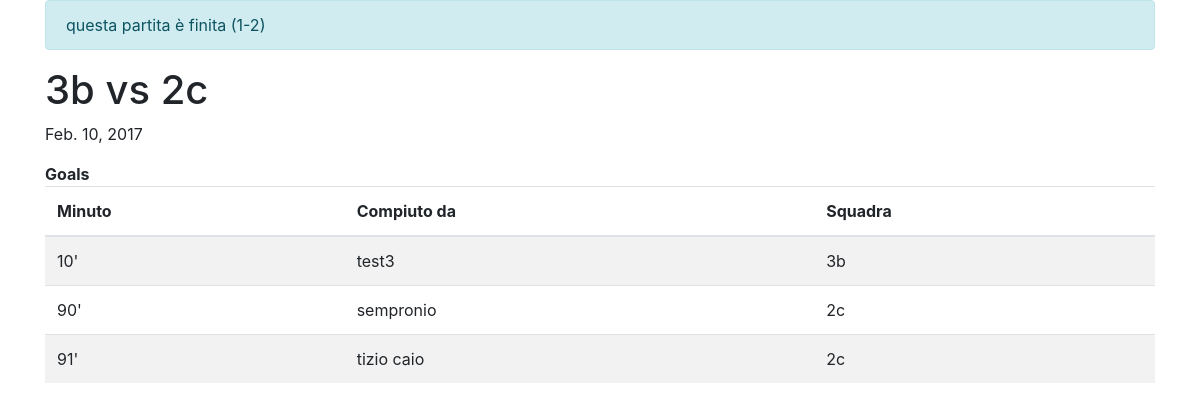
/calcetto/dettagli/3, run on the app's committed database.
### calcetto/models.py (models this page shows, shortened)
class Partita(models.Model):
    data = models.DateTimeField('data', blank=True, null=True)
    squadra_1 = models.ForeignKey(Squadra, on_delete=models.CASCADE, related_name="squadra_1")
    squadra_2 = models.ForeignKey(Squadra, on_delete=models.CASCADE, related_name="squadra_2")
    goals = models.ManyToManyField(Goal)
    result = models.CharField(default="0-0", blank=True, null=True, max_length=10)
    finita = models.BooleanField(default=False)
    email_sent = models.BooleanField(default=False)

class Squadra(models.Model):
    classe = models.CharField(max_length=30)
    calciatori = models.ManyToManyField(Studente)
    score = models.IntegerField(default=0)
    eliminata = models.BooleanField(default=False)
    contatto = models.EmailField(null=True, blank=True)

class Goal(models.Model):
    realizzato = models.DateTimeField(auto_now_add=True, blank=True)
    minuto = models.IntegerField()
    giocatore = models.ForeignKey(Studente, on_delete=models.CASCADE)
    squadra = models.ForeignKey(Squadra, on_delete=models.CASCADE)

class Studente(models.Model):
    nome = models.CharField(max_length=100)
    cartellini = models.ManyToManyField(Cartellino)
    goals = models.IntegerField(default=0)

### calcetto/views.py (the view)
# urls.py: path('calcetto/dettagli/<int:pk>', views.DetailPartite.as_view()),
class DetailPartite(DetailView):
    model = Partita
    def get_context_data(self, **kwargs):
        context = super(DetailPartite, self).get_context_data(**kwargs)
        context['goals'] = Partita.objects.get(pk=self.kwargs['pk']).goals.all()
        return context

### calcetto/templates/calcetto/partita_detail.html
{% extends 'base.html' %}
{% block content %}
<div class="container">
{% if object.finita %}<div class="alert alert-info"> questa partita è finita ({{ object.result }})</div>{% endif %}
<h1>{{ object.squadra_1.classe }} vs {{ object.squadra_2.classe }}</h1>
<p>{{ object.data|date }}</p>
<b>Goals</b>
<div>
<table class="table table-striped">
  <thead>
    <th>Minuto</th>
    <th>Compiuto da</th>
    <th>Squadra</th>
  </thead>
  <tbody>
    {% for goal in goals %}
      <tr>
        <td>{{goal.minuto}}'</td>
        <td>{{goal.giocatore.nome}}</td>
        <td>{{goal.squadra.classe}}</td>
      </tr>
    {% endfor %}
  </tbody>
</table>
</div>
</div>
{% endblock %}

### data on the page
Partita: result "1-2", squadra_1.classe "3b", squadra_2.classe "2c", data "Feb. 10, 2017"
Goal: minuto "10", giocatore.nome "test3", squadra.classe "3b"
Goal: minuto "90", giocatore.nome "sempronio", squadra.classe "2c"
Goal: minuto "91", giocatore.nome "tizio caio", squadra.classe "2c"
